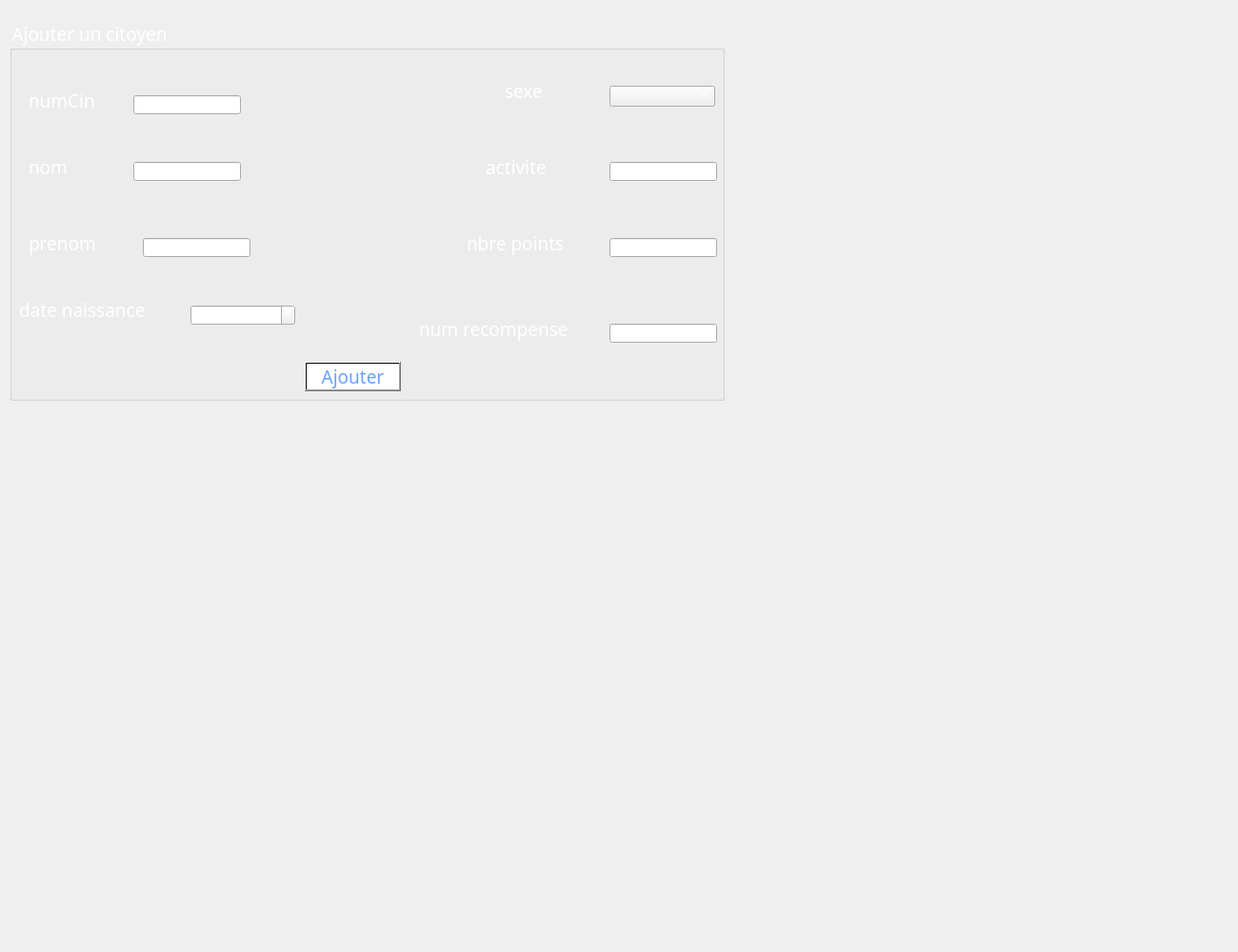
     <widget class="QWidget" name="ajouterCitoyen_2">
      <attribute name="title">
       <string>Ajouter</string>
      </attribute>
      <widget class="QGroupBox" name="groupBox">
       <property name="geometry">
        <rect>
         <x>10</x>
         <y>20</y>
         <width>751</width>
         <height>401</height>
        </rect>
       </property>
       <property name="font">
        <font>
         <family>Rockwell</family>
         <pointsize>14</pointsize>
         <weight>50</weight>
         <italic>false</italic>
         <bold>false</bold>
        </font>
       </property>
       <property name="styleSheet">
        <string notr="true">color:rgb(255, 255, 255);</string>
       </property>
       <property name="title">
        <string>Ajouter un citoyen</string>
       </property>
       <property name="flat">
        <bool>false</bool>
       </property>
       <property name="checkable">
        <bool>false</bool>
       </property>
       <widget class="QLabel" name="label_7">
        <property name="geometry">
         <rect>
          <x>500</x>
          <y>140</y>
          <width>91</width>
          <height>31</height>
         </rect>
        </property>
        <property name="font">
         <font>
          <family>Rockwell</family>
          <pointsize>14</pointsize>
          <weight>50</weight>
          <italic>false</italic>
          <bold>false</bold>
         </font>
        </property>
        <property name="text">
         <string>activite</string>
        </property>
       </widget>
       <widget class="QLabel" name="label_9">
        <property name="geometry">
         <rect>
          <x>20</x>
          <y>70</y>
          <width>211</width>
          <height>31</height>
         </rect>
        </property>
        <property name="font">
         <font>
          <family>Rockwell</family>
          <pointsize>14</pointsize>
          <weight>50</weight>
          <italic>false</italic>
          <bold>false</bold>
         </font>
        </property>
        <property name="text">
         <string>numCin</string>
        </property>
       </widget>
       <widget class="QLabel" name="label_11">
        <property name="geometry">
         <rect>
          <x>20</x>
          <y>140</y>
          <width>171</width>
          <height>31</height>
         </rect>
        </property>
        <property name="font">
         <font>
          <family>Rockwell</family>
          <pointsize>14</pointsize>
          <weight>50</weight>
          <italic>false</italic>
          <bold>false</bold>
         </font>
        </property>
        <property name="text">
         <string>nom</string>
        </property>
       </widget>
       <widget class="QLabel" name="label_8">
        <property name="geometry">
         <rect>
          <x>480</x>
          <y>220</y>
          <width>131</width>
          <height>31</height>
         </rect>
        </property>
        <property name="font">
         <font>
          <family>Rockwell</family>
          <pointsize>14</pointsize>
          <weight>50</weight>
          <italic>false</italic>
          <bold>false</bold>
         </font>
        </property>
        <property name="text">
         <string>nbre points</string>
        </property>
       </widget>
       <widget class="QLabel" name="label_13">
        <property name="geometry">
         <rect>
          <x>20</x>
          <y>220</y>
          <width>171</width>
          <height>31</height>
         </rect>
        </property>
        <property name="font">
         <font>
          <family>Rockwell</family>
          <pointsize>14</pointsize>
          <weight>50</weight>
          <italic>false</italic>
          <bold>false</bold>
         </font>
        </property>
        <property name="text">
         <string>prenom</string>
        </property>
       </widget>
       <widget class="QPushButton" name="ajouterCitoyen">
        <property name="geometry">
         <rect>
          <x>310</x>
          <y>360</y>
          <width>101</width>
          <height>31</height>
         </rect>
        </property>
        <property name="font">
         <font>
          <family>Rockwell</family>
          <pointsize>14</pointsize>
          <weight>50</weight>
          <italic>false</italic>
          <bold>false</bold>
         </font>
        </property>
        <property name="styleSheet">
         <string notr="true">background-color: qlineargradient(spread:pad, x1:1, y1:0, x2:1, y2:0, stop:0.919598 rgba(255, 255, 255), stop:0.98 rgba(0, 0, 0, 255), stop:1 rgba(235, 148, 61, 255));
color:rgb(103, 161, 255);
</string>
        </property>
        <property name="text">
         <string>Ajouter</string>
        </property>
       </widget>
       <widget class="QLabel" name="label_19">
        <property name="geometry">
         <rect>
          <x>520</x>
          <y>60</y>
          <width>91</width>
          <height>31</height>
         </rect>
        </property>
        <property name="font">
         <font>
          <family>Rockwell</family>
          <pointsize>14</pointsize>
          <weight>50</weight>
          <italic>false</italic>
          <bold>false</bold>
         </font>
        </property>
        <property name="text">
         <string>sexe</string>
        </property>
       </widget>
       <widget class="QLineEdit" name="numCin">
        <property name="geometry">
         <rect>
          <x>130</x>
          <y>80</y>
          <width>113</width>
          <height>20</height>
         </rect>
        </property>
       </widget>
       <widget class="QLineEdit" name="activite">
        <property name="geometry">
         <rect>
          <x>630</x>
          <y>150</y>
          <width>113</width>
          <height>20</height>
         </rect>
        </property>
       </widget>
       <widget class="QLineEdit" name="nbrPts">
        <property name="geometry">
         <rect>
          <x>630</x>
          <y>230</y>
          <width>113</width>
          <height>20</height>
         </rect>
        </property>
       </widget>
       <widget class="QLineEdit" name="nom">
        <property name="geometry">
         <rect>
          <x>130</x>
          <y>150</y>
          <width>113</width>
          <height>20</height>
         </rect>
        </property>
       </widget>
       <widget class="QLineEdit" name="prenom_3">
        <property name="geometry">
         <rect>
          <x>140</x>
          <y>230</y>
          <width>113</width>
          <height>20</height>
         </rect>
        </property>
       </widget>
       <widget class="QLabel" name="label_20">
        <property name="geometry">
         <rect>
          <x>10</x>
          <y>290</y>
          <width>171</width>
          <height>31</height>
         </rect>
        </property>
        <property name="font">
         <font>
          <family>Rockwell</family>
          <pointsize>14</pointsize>
          <weight>50</weight>
          <italic>false</italic>
          <bold>false</bold>
         </font>
        </property>
        <property name="text">
         <string>date naissance</string>
        </property>
       </widget>
       <widget class="QLabel" name="label_21">
        <property name="geometry">
         <rect>
          <x>430</x>
          <y>310</y>
          <width>191</width>
          <height>31</height>
         </rect>
        </property>
        <property name="font">
         <font>
          <family>Rockwell</family>
          <pointsize>14</pointsize>
          <weight>50</weight>
          <italic>false</italic>
          <bold>false</bold>
         </font>
        </property>
        <property name="text">
         <string>num recompense</string>
        </property>
       </widget>
       <widget class="QLineEdit" name="numRec">
        <property name="geometry">
         <rect>
          <x>630</x>
          <y>320</y>
          <width>113</width>
          <height>20</height>
         </rect>
        </property>
       </widget>
       <widget class="QComboBox" name="sexe">
        <property name="geometry">
         <rect>
          <x>630</x>
          <y>70</y>
          <width>111</width>
          <height>22</height>
         </rect>
        </property>
       </widget>
       <widget class="QDateEdit" name="dateEdit">
        <property name="geometry">
         <rect>
          <x>190</x>
          <y>300</y>
          <width>110</width>
          <height>22</height>
         </rect>
        </property>
       </widget>
      </widget>
      <widget class="QLabel" name="label_5">
       <property name="geometry">
        <rect>
         <x>-30</x>
         <y>-20</y>
         <width>1291</width>
         <height>991</height>
        </rect>
       </property>
       <property name="text">
        <string/>
       </property>
       <property name="pixmap">
        <pixmap>../imagesQT/74-741363_macaron-background.jpg</pixmap>
       </property>
      </widget>
      <widget class="QLabel" name="label_26">
       <property name="geometry">
        <rect>
         <x>240</x>
         <y>50</y>
         <width>56</width>
         <height>16</height>
        </rect>
       </property>
       <property name="text">
        <string/>
       </property>
      </widget>
      <widget class="QLabel" name="label_27">
       <property name="geometry">
        <rect>
         <x>-10</x>
         <y>-30</y>
         <width>801</width>
         <height>471</height>
        </rect>
       </property>
       <property name="styleSheet">
        <string notr="true">background:url(:/1.jpg)</string>
       </property>
       <property name="text">
        <string/>
       </property>
      </widget>
      <zorder>label_27</zorder>
      <zorder>label_5</zorder>
      <zorder>groupBox</zorder>
      <zorder>label_26</zorder>
     </widget>
